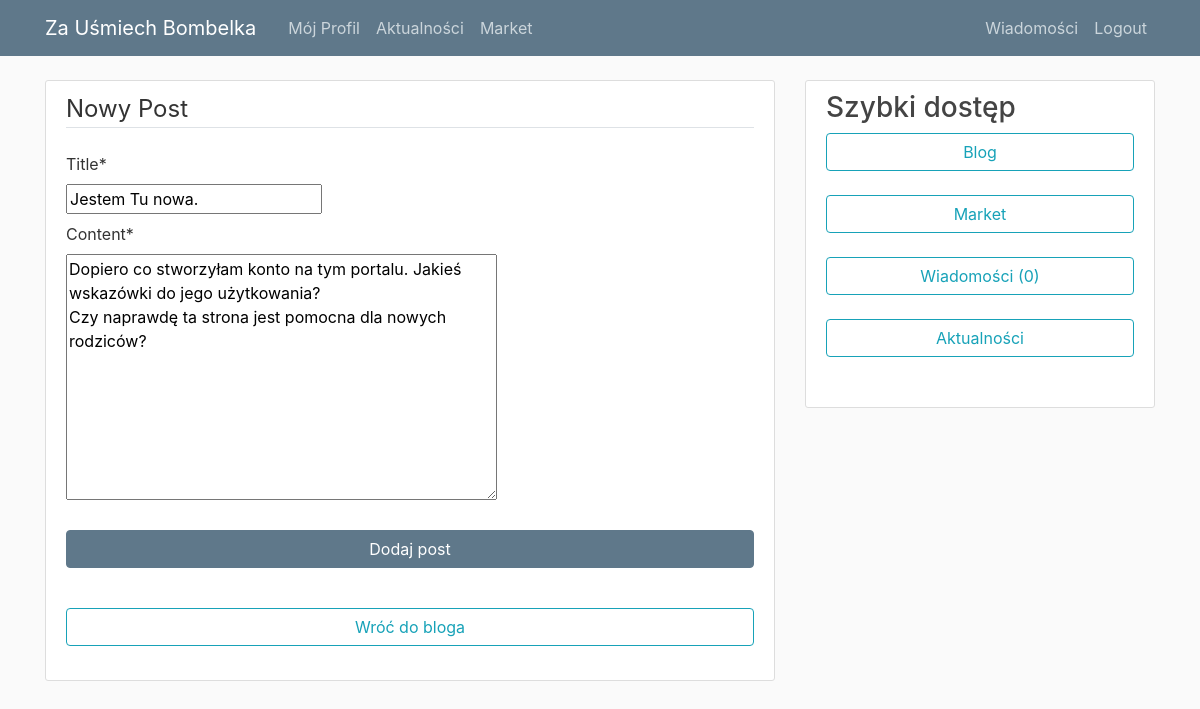
The page /post/4/update (signed in) on the database its author committed.
### blog/models.py (models this page shows, shortened)
class Post(models.Model):
    title = models.CharField(max_length=100)
    content = models.TextField()
    date_posted = models.DateTimeField(default=timezone.now)
    author = models.ForeignKey(User, on_delete=models.CASCADE)
    users_like = models.ManyToManyField(User,
                            related_name='images_liked',
                            blank=True)

### blog/views.py (the view, shortened to what this page needs)
# urls.py: path('post/<int:pk>/update', PostUpdateView.as_view(), name='post-update'),
class PostUpdateView(LoginRequiredMixin, UserPassesTestMixin, UpdateView):
    model = Post
    fields = ['title','content']
    def test_func(self):
        post = self.get_object()
        if self.request.user == post.author:
            return True
        else:
            return False

### messanger_system/templatetags/messages_tags.py (called while the page is built)
@register.simple_tag(takes_context=True)
def new_messages(context):
    request = context['request']
    new_messages_counter = 0
    user = request.user
    new_messages_counter =  Message.objects.filter(
        Q(recipient=user)&Q(new=True)
        ).count()
    return new_messages_counter

### blog/templates/blog/post_form.html (shortened to what this page needs)
{% extends "blog/base.html" %}
{% load crispy_forms_tags%}
{% block content %}
    <div class="content-section">
        <form method="POST" enctype="multipart/form-data">
            <div class="form-group">
                <legend class="border-bottom mb-4">Nowy Post</legend>
                <div class="form-row">
                    <div class="form-group col mb-2">
                        {{ form.title|as_crispy_field }}
                    </div>
                </div>
                <div class="form-row">
                    <div class="form-group col mb-2">
                        {{ form.content|as_crispy_field }}
                    </div>
                </div>
            </div>
            <div class="form-group">
                <button class="btn btn-sample btn-block" type="submit">Dodaj post</button>
            </div>
        </form>
        <br>
            <a class="mr-2" href="{% url 'blog-home' %}"><button class="btn btn-outline-info btn-block">Wróć do bloga</button></a>
        </div>
{% endblock content %}

### blog/templates/blog/base.html (shortened to what this page needs)
{% load static %}
{% load messages_tags %}
<!DOCTYPE html>
<html>
<head>
    <link rel="stylesheet" href="https://maxcdn.bootstrapcdn.com/bootstrap/4.0.0/css/bootstrap.min.css">
    <link rel="stylesheet" href="https://cdnjs.cloudflare.com/ajax/libs/font-awesome/4.7.0/css/font-awesome.min.css">
    <link rel="stylesheet" type="text/css" href="{% static 'blog/main.css' %}">
</head>
<body>
  <header class="site-header">
    <nav class="navbar navbar-expand-md navbar-dark bg-steel fixed-top">
      <div class="container">
        <a class="navbar-brand mr-4" href="{% url 'blog-home' %}">Za Uśmiech Bombelka</a>
        <div class="collapse navbar-collapse" id="navbarToggle">
          <div class="navbar-nav mr-auto">
            {% if user.is_authenticated%}
              <a class="nav-item nav-link" href="{% url 'profile' request.user.username %}">Mój Profil</a>
              <a class="nav-item nav-link" href="{% url 'actions' %}">Aktualności</a>
              <a class="nav-item nav-link" href="{% url 'market-home' %}">Market</a>
            {% else %}
              <a class="nav-item nav-link" href="{% url 'blog-about' %}">About</a>
            {% endif %}
          </div>
          <div class="navbar-nav">
            {% if user.is_authenticated %}
              <a class="nav-item nav-link" href="{% url 'messages-home' %}">Wiadomości</a>
              <a class="nav-item nav-link" href="{% url 'logout' %}">Logout</a>
            {% else %}
              <a class="nav-item nav-link" href="{% url 'login' %}">Login</a>
              <a class="nav-item nav-link" href="{% url 'register' %}">Register</a>
            {% endif %}
          </div>
        </div>
      </div>
    </nav>
  </header>
<main role="main" class="container">
  <div class="row">
    <div class="col-md-8">
      {% block content %}{% endblock %}
    </div>
    <div class="col-md-4">
      <div class="content-section sticky-top">
        <h3>Szybki dostęp</h3>
        <p class='text-muted'>
            {% if user.is_authenticated%}
              <a class="mr-2" href="{% url 'blog-home' %}"><button {%if section == 'blog' %} class="btn btn-sample btn-block"{% endif %}class="btn btn-outline-info btn-block">Blog</button></a>
              <a class="mr-2" href="{% url 'market-home' %}"><button {%if section == 'market' %} class="btn btn-sample btn-block"{% endif %}class="btn btn-outline-info btn-block">Market</button></a>
              <a class="mr-2" href="{% url 'messages-home' %}"><button {%if section == 'messages' %} class="btn btn-sample btn-block"{% endif %}class="btn btn-outline-info btn-block">Wiadomości ({% new_messages %})</button></a>
               <a class="mr-2" href="{% url 'actions' %}"><button {%if section == 'actions' %} class="btn btn-sample btn-block"{% endif %}class="btn btn-outline-info btn-block">Aktualności</button></a>
            {% endif %}
      </div>
    </div>
  </div>
</main>
</body>
</html>

### blog/static/blog/main.css (style rules this page uses)
body { background: #fafafa; color: #333333; margin-top: 5rem; }
h1, h2, h3, h4, h5, h6 { word-wrap: break-word; -webkit-hyphens: auto; -moz-hyphens: auto; -ms-hyphens: auto; -o-hyphens: auto; hyphens: auto; color: #444444; }
.sticky-top { top:56px; }
.bg-steel { background-color: #5f788a; }
.site-header .navbar-nav .nav-link { color: #cbd5db; }
.content-section { background: #ffffff; padding: 10px 20px; border: 1px solid #dddddd; border-radius: 3px; margin-bottom: 20px; top:56px; }
.btn-sample { color: #ffffff; background-color: #5F788A; border-color: #5F788A; }

### rows shown on the page
Post: title "Jestem Tu nowa.", content "Dopiero co stworzyłam konto na tym portalu. Jakieś wskazówki do jego użytkowania? Czy naprawdę ta strona jest pomocna dla nowych rodziców?"
